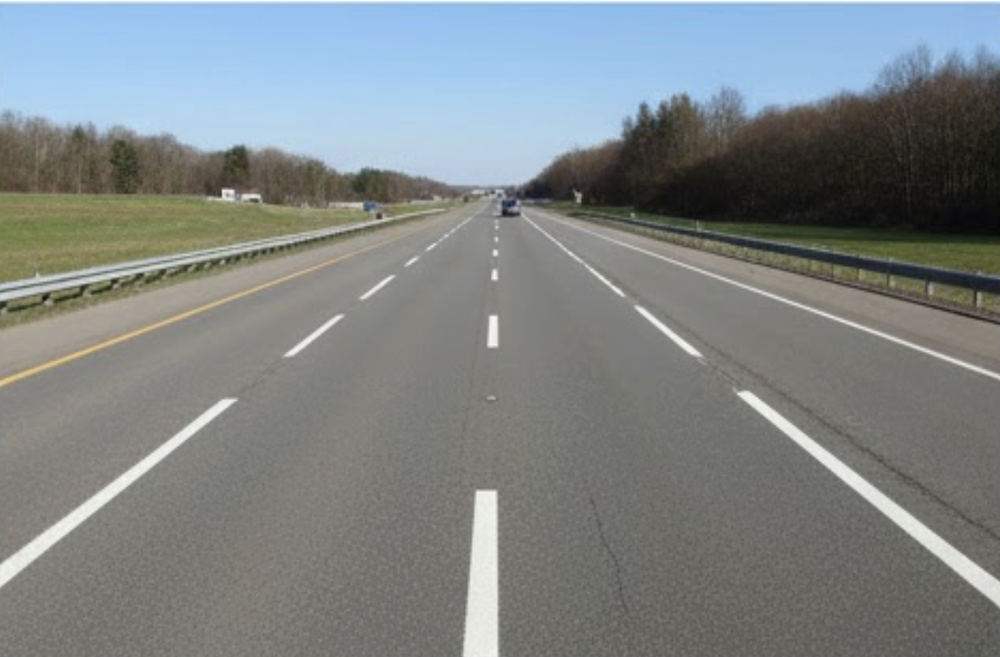
#> input picture dataset/road.png, 1000 x 657 px, shrunk from 1788 x 1174 before the run
$ jupyter execute mini_project.ipynb
#> lines starting #> are read from the running program, lines starting #| are printed output that depends on the picture; after the words box and inside, x2 and y2 are one past the last pixel; in counts of white or black regions, pixels touching at a corner belong together
# Automated Road Hazard and Lane Deviation Detection using Image Processing
## 🎯 Problem Statement

Road accidents often occur due to poor visibility of lane markings, unexpected road obstacles (like potholes or debris), or driver distraction.
The goal of this project is to detect lanes, identify potential obstacles or potholes on roads, and alert possible lane deviation — all from static images or simple camera input — using fundamental image processing and vision techniques.

## 💡 Objectives

1. Detect lanes using edge detection and Hough Transform.

2. Identify road hazards (potholes, obstacles) using texture and shape analysis.

3. Determine vehicle lane deviation by comparing current lane center with image center.

4. Integrate all processing stages into one automated pipeline.

## 📚 Techniques Used
| Unit                            | Techniques Applied                                   |
| :------------------------------ | :--------------------------------------------------- |
| **Unit 1:** Image Preprocessing | Gaussian filtering, edge detection, thresholding     |
| **Unit 2:** Shape Analysis      | Connected components, contour analysis               |
| **Unit 3:** Hough Transform     | Line detection for lanes                             |
| **Unit 4:** Vision Concepts     | Projection-based lane deviation estimation           |
| **Unit 5:** Applications        | In-vehicle vision, road marking & obstacle detection |

## 🔧 Requirements
``` bash
pip install opencv-python numpy matplotlib

```

[cell 1]
import cv2
import numpy as np
import matplotlib.pyplot as plt

[cell 2]
# Load road image
img = cv2.imread('dataset/road.png')
#> img is the input picture: shape (657, 1000, 3); mean B, G, R 133.7, 132.5, 126.5
if img is None:
    raise ValueError("Place a road image named 'test_road.jpg' in the folder.")

[cell 3]
# 1️⃣ PREPROCESSING
gray = cv2.cvtColor(img, cv2.COLOR_BGR2GRAY)
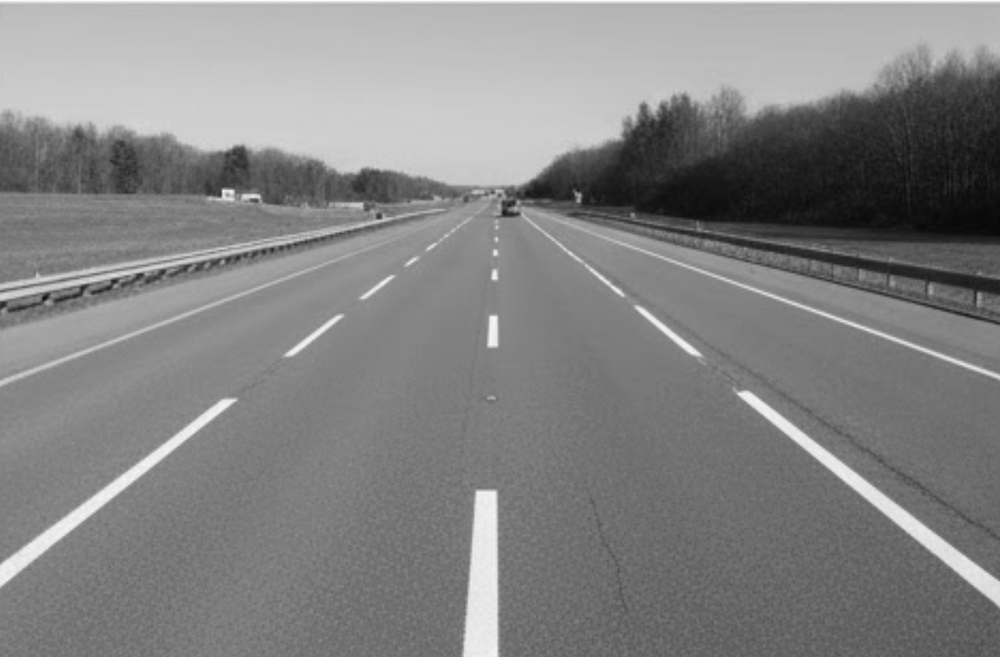
#> gray: shape (657, 1000); min 7, max 250, mean 130.9
blur = cv2.GaussianBlur(gray, (5, 5), 0)
edges = cv2.Canny(blur, 50, 150)
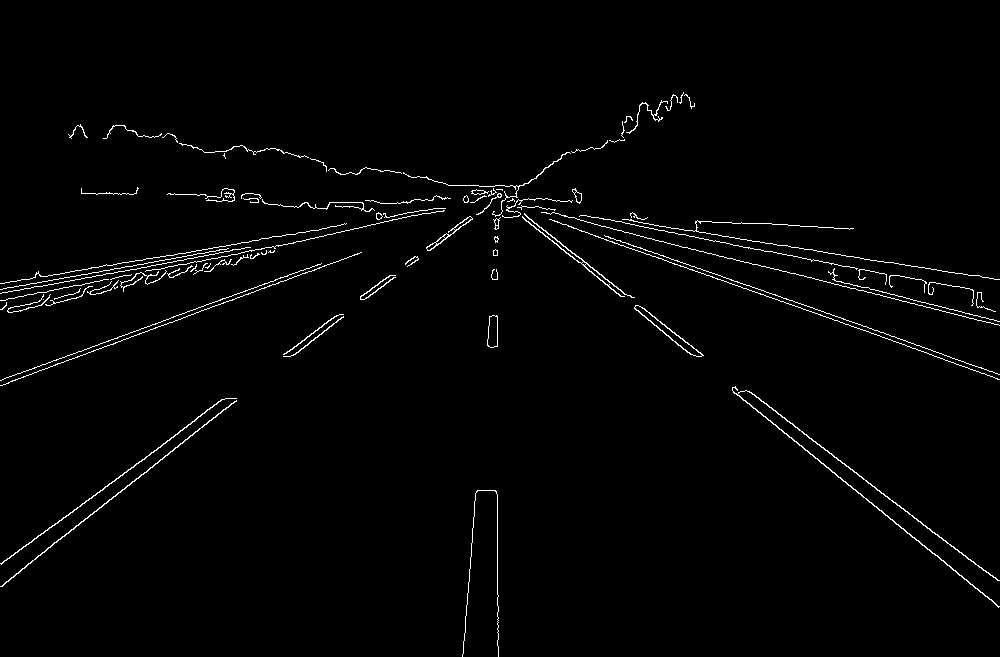
#> edges: shape (657, 1000); 1.6% white in thin lines or dots, all inside (x1, y1, x2, y2) = (0, 92, 1000, 657)

plt.subplot(2,3,1)
plt.imshow(edges, cmap='gray')
plt.title("Edge Detection")
plt.axis('off')

[cell 4]
# 2️⃣ REGION OF INTEREST
mask = np.zeros_like(edges)
height, width = edges.shape
#> height = 657; width = 1000
roi = np.array([[(0, height), (width//2, height//2 + 40), (width, height)]], dtype=np.int32)
#> roi = [[0, 657], [500, 368], [1000, 657]]
cv2.fillPoly(mask, roi, 255)
#> mask: shape (657, 1000); 22% white; 1 white region, box (x1, y1, x2, y2) and area: (1, 368, 1000, 657) 144711
roi_edges = cv2.bitwise_and(edges, mask)
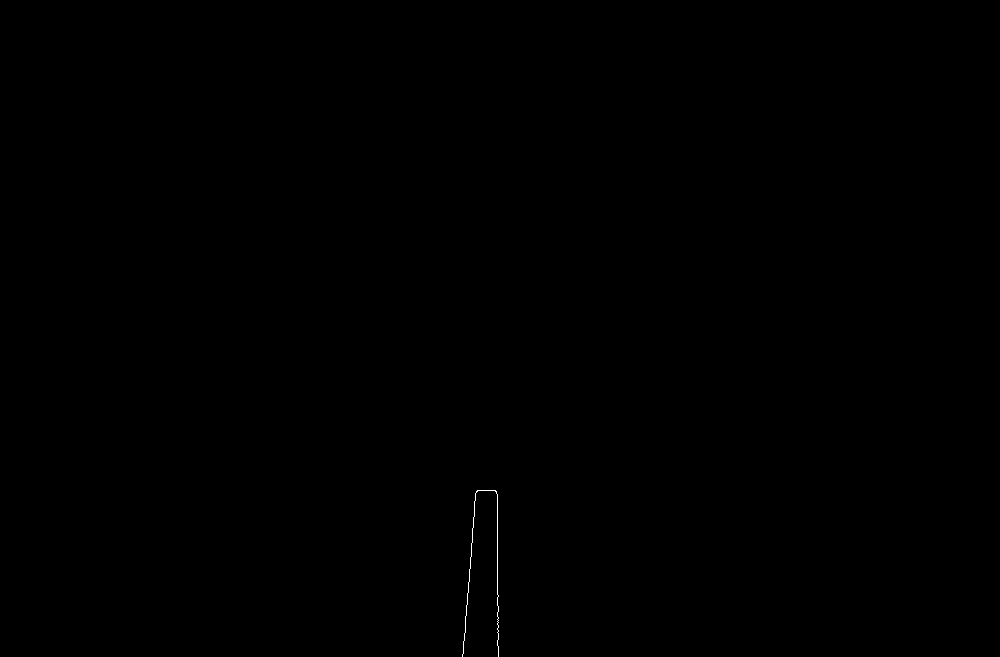
#> roi_edges: shape (657, 1000); 0.05% white in thin lines or dots, all inside (x1, y1, x2, y2) = (462, 490, 499, 657)

plt.subplot(2,3,2)
plt.imshow(roi_edges, cmap='gray')
plt.title("ROI Mask Applied")
plt.axis('off')

[cell 5]
# 3️⃣ LANE DETECTION USING HOUGH TRANSFORM
lines = cv2.HoughLinesP(roi_edges, 1, np.pi/180, threshold=50, minLineLength=80, maxLineGap=150)
#> lines = [[497, 645, 497, 494], [465, 632, 475, 493]]
lane_img = img.copy()
left_lines, right_lines = [], []

if lines is not None:
    for line in lines:
        x1, y1, x2, y2 = line[0]
        slope = (y2 - y1) / (x2 - x1 + 1e-6)
        if slope < -0.5:
            left_lines.append(line)
        elif slope > 0.5:
            right_lines.append(line)
        cv2.line(lane_img, (x1,y1), (x2,y2), (0,255,0), 2)
#> this loop made 2 passes
#> (x1, y1, x2, y2, slope) on passes 1 to 2: (497, 645, 497, 494, -151000000), (465, 632, 475, 493, -13.9)
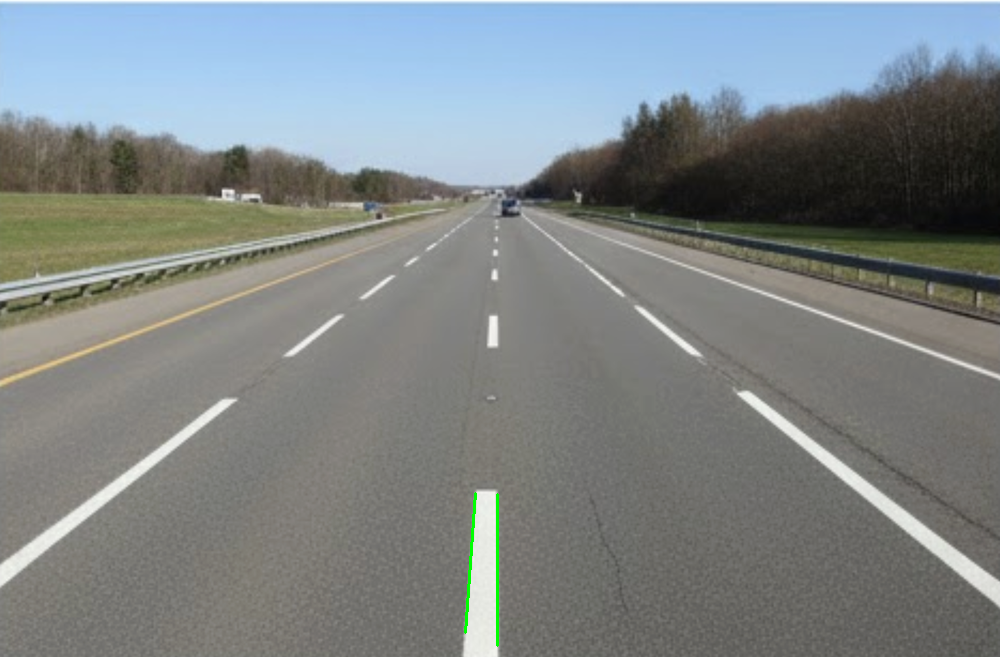
#> lane_img: shape (657, 1000, 3); 0.13% of pixels changed, all inside (x1, y1, x2, y2) = (464, 492, 499, 647)
#> after the loop, left_lines = [[[497, 645, 497, 494]], [[465, 632, 475, 493]]]; right_lines = []


plt.subplot(2,3,3)
plt.imshow(cv2.cvtColor(lane_img, cv2.COLOR_BGR2RGB))
plt.title("Detected Lane Lines")
plt.axis('off')

[cell 6]
# 4️⃣ LANE CENTER & DEVIATION ESTIMATION
def line_midpoint(line):
    x1, y1, x2, y2 = line[0]
    return (x1+x2)//2, (y1+y2)//2

if left_lines and right_lines:
    left_mid = np.mean([line_midpoint(l) for l in left_lines], axis=0)
    right_mid = np.mean([line_midpoint(r) for r in right_lines], axis=0)
    lane_center_x = int((left_mid[0] + right_mid[0]) / 2)
    vehicle_center_x = width // 2
    deviation = vehicle_center_x - lane_center_x

    deviation_msg = "LEFT" if deviation > 0 else "RIGHT" if deviation < 0 else "CENTERED"
    cv2.line(lane_img, (lane_center_x, height), (lane_center_x, height//2), (255,0,0), 3)
    cv2.line(lane_img, (vehicle_center_x, height), (vehicle_center_x, height//2), (0,0,255), 2)
    cv2.putText(lane_img, f"Deviation: {abs(deviation)} px {deviation_msg}",
                (30,50), cv2.FONT_HERSHEY_SIMPLEX, 0.9, (0,255,255), 2)


plt.subplot(2,3,4)
plt.imshow(cv2.cvtColor(lane_img, cv2.COLOR_BGR2RGB))
plt.title("Lane Center & Deviation")
plt.axis('off')

[cell 7]
# 5️⃣ HAZARD / POTHOLE DETECTION
# Use threshold and contour area filtering
_, road_thresh = cv2.threshold(blur, 120, 255, cv2.THRESH_BINARY_INV)
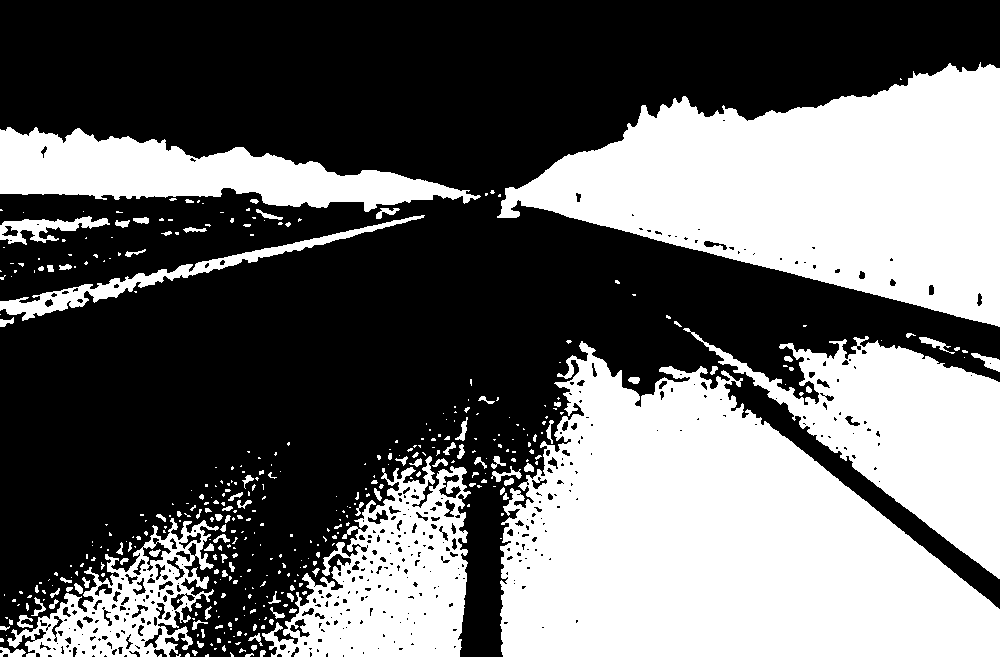
#> road_thresh: shape (657, 1000); 41.1% white; 411 white regions (301 under 20 px)
contours, _ = cv2.findContours(road_thresh, cv2.RETR_EXTERNAL, cv2.CHAIN_APPROX_SIMPLE)
#> contours = 410 contours, 337 with area under 20; largest, box (x1, y1, x2, y2) and area: (500, 341, 1000, 657) 99064, (497, 62, 1000, 327) 74220, (683, 328, 1000, 579) 29826, (262, 456, 471, 657) 23282, (0, 127, 481, 212) 19778
hazard_img = img.copy()
for c in contours:
    area = cv2.contourArea(c)
    if 1000 < area < 10000:
        x, y, w, h = cv2.boundingRect(c)
        cv2.rectangle(hazard_img, (x,y), (x+w,y+h), (0,0,255), 2)
        cv2.putText(hazard_img, "Hazard", (x, y-5), cv2.FONT_HERSHEY_SIMPLEX, 0.6, (0,0,255), 2)
#> this loop made 410 passes
#> (area, x, y, w, h) on passes 390 to 391: (1222.5, 0, 216, 110, 29), (3994.5, 0, 215, 425, 106)
#> area on passes 7, 11, 17, 23, 29, 34: 22, 124.5, 20.5, 40.5, 20, 34.5
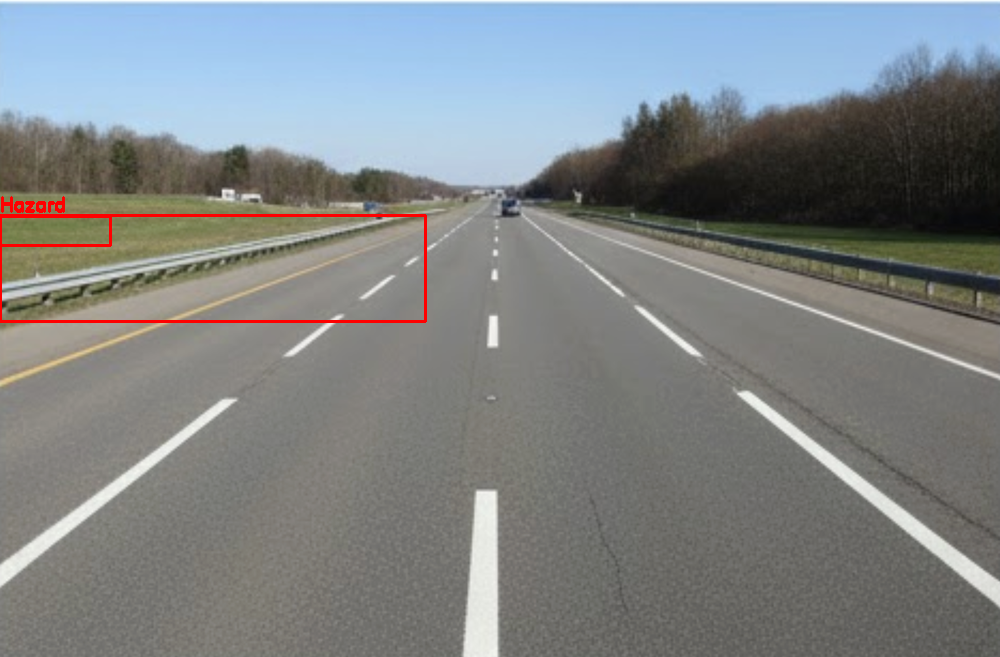
#> hazard_img: shape (657, 1000, 3); 0.63% of pixels changed, all inside (x1, y1, x2, y2) = (0, 196, 427, 323)

plt.subplot(2,3,5)
plt.imshow(cv2.cvtColor(hazard_img, cv2.COLOR_BGR2RGB))
plt.title("Detected Road Hazards")
plt.axis('off')

[cell 8]
# 6️⃣ FINAL COMPOSITE OUTPUT
combined = cv2.addWeighted(lane_img, 0.7, hazard_img, 0.3, 0)
plt.subplot(2,3,6)
plt.imshow(cv2.cvtColor(combined, cv2.COLOR_BGR2RGB))
plt.title("Integrated System Output")
plt.axis('off')

plt.tight_layout()
plt.show()
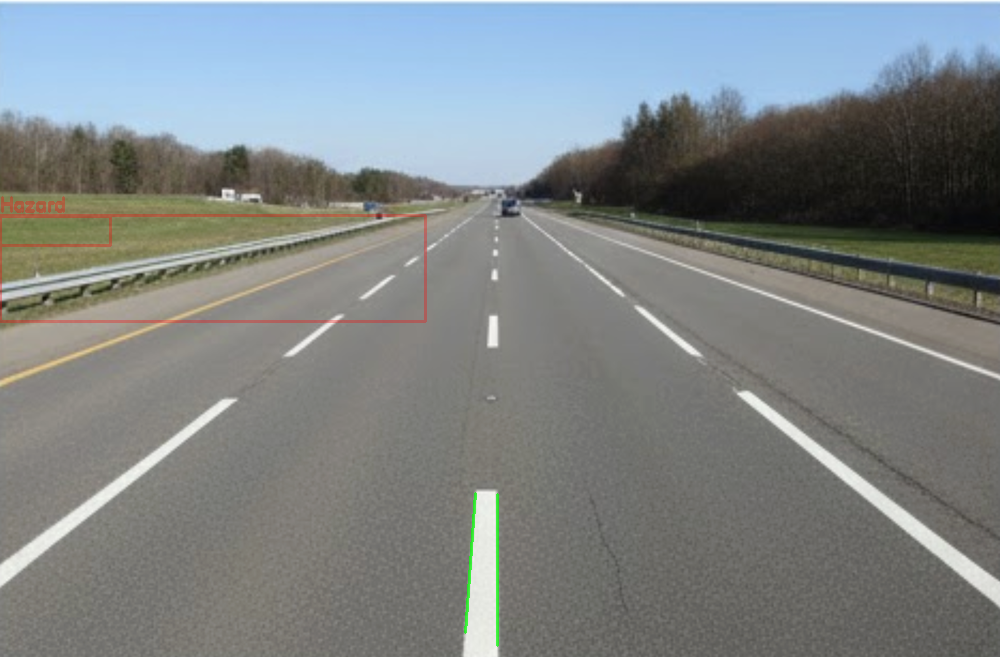
#> shown: shape (657, 1000, 3); mean R, G, B 126.5, 132.3, 133.3

$ run again, with dataset/empty_scene.png copied over dataset/road.png
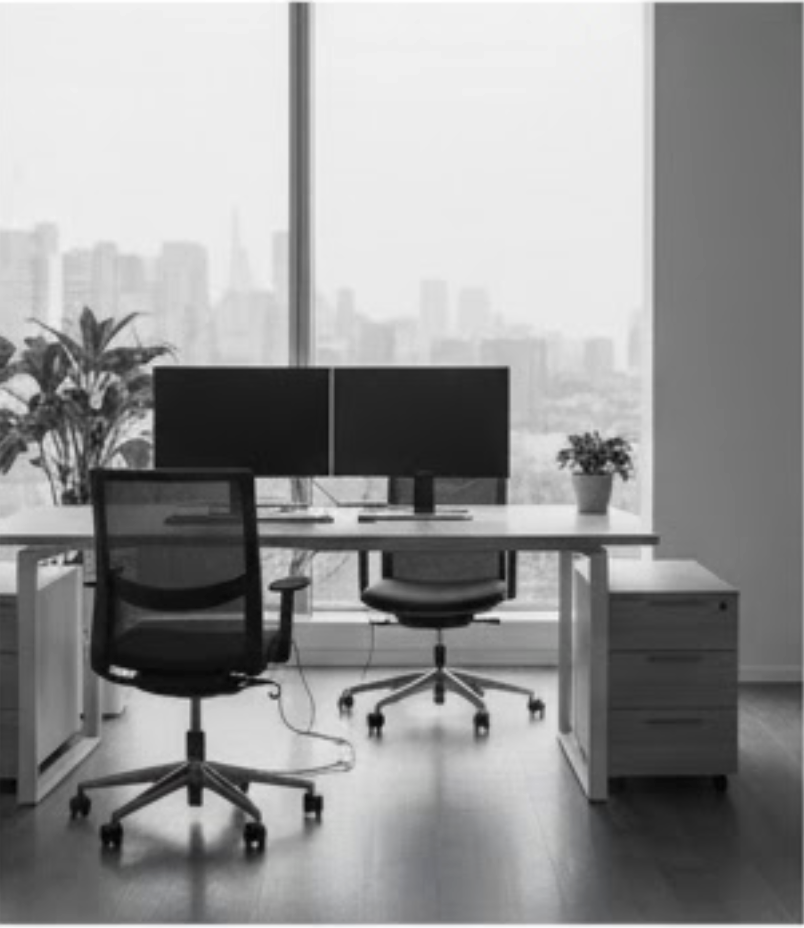
#> input picture dataset/empty_scene.png, 804 x 928 px
#> img is the input picture: shape (928, 804, 3); mean B, G, R 148.1, 148, 148
#> edges: shape (928, 804); 2.4% white in thin lines or dots
#> mask: shape (928, 804); 22.9% white; 1 white region, box (x1, y1, x2, y2) and area: (0, 504, 804, 928) 170860
#> roi_edges: shape (928, 804); 0.79% white in thin lines or dots, all inside (x1, y1, x2, y2) = (3, 504, 802, 925)
#> lines = 18 rows, first 6: [3, 924, 801, 924], [292, 622, 502, 622], [101, 825, 444, 665], [112, 812, 452, 600], [101, 826, 485, 663], [246, 674, 545, 664]
#> the loop `for line in lines:` made 18 passes
#> (x1, y1, x2, y2, slope) on passes 1 to 8: (3, 924, 801, 924, 0), (292, 622, 502, 622, 0), (101, 825, 444, 665, -0.466), (112, 812, 452, 600, -0.624), (101, 826, 485, 663, -0.424), (246, 674, 545, 664, -0.0334), (494, 606, 585, 793, 2.05), (200, 719, 464, 663, -0.212)
#> after the loop `for line in lines:`:
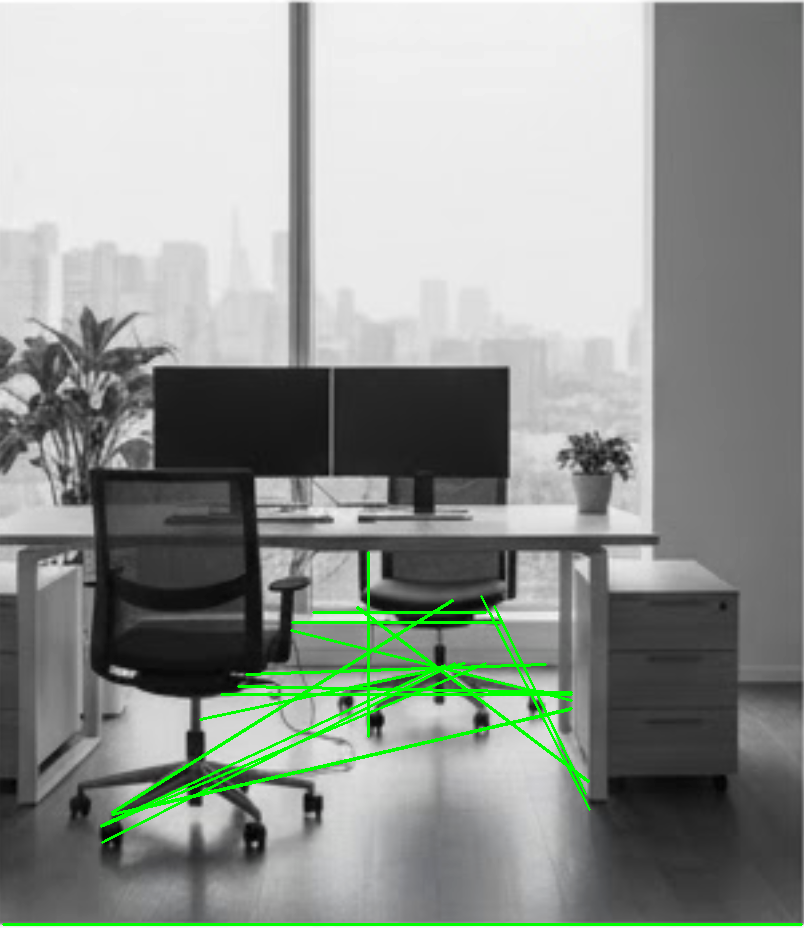
#> lane_img: shape (928, 804, 3); 2.09% of pixels changed, all inside (x1, y1, x2, y2) = (2, 551, 803, 926)
#> after the loop `for line in lines:`: left_lines = [[[112, 812, 452, 600]], [[102, 842, 454, 663]], [[368, 736, 368, 552]]]; right_lines = [[[494, 606, 585, 793]], [[481, 596, 589, 809]], [[357, 607, 588, 781]]]
#> left_mid = [309.3, 700.7]
#> right_mid = [515.3, 698.3]
#> lane_center_x = 412
#> deviation = -10
#> deviation_msg = 'RIGHT'
#> road_thresh: shape (928, 804); 41.3% white; 29 white regions (15 under 20 px)
#> contours = 21 contours, 9 with area under 20; largest, box (x1, y1, x2, y2) and area: (0, 4, 804, 923) 340652, (559, 434, 630, 516) 2855, (421, 829, 460, 920) 2324, (339, 673, 424, 714) 676, (453, 672, 528, 696) 459
#> the loop `for c in contours:` made 21 passes
#> (area, x, y, w, h) on passes 2, 17: (2324, 421, 829, 39, 91), (2855, 559, 434, 71, 82)
#> `combined = cv2.addWeighted(lane_img, 0.7, hazard_img, 0.3, 0)`:
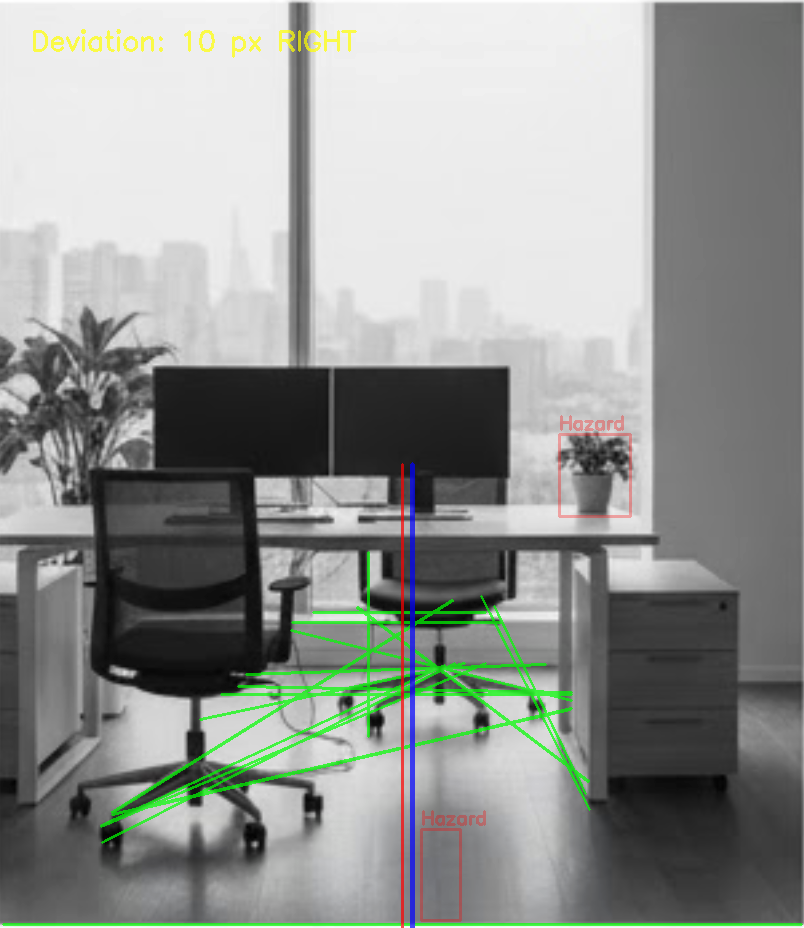
#> combined: shape (928, 804, 3); mean B, G, R 145.5, 149, 145.9
